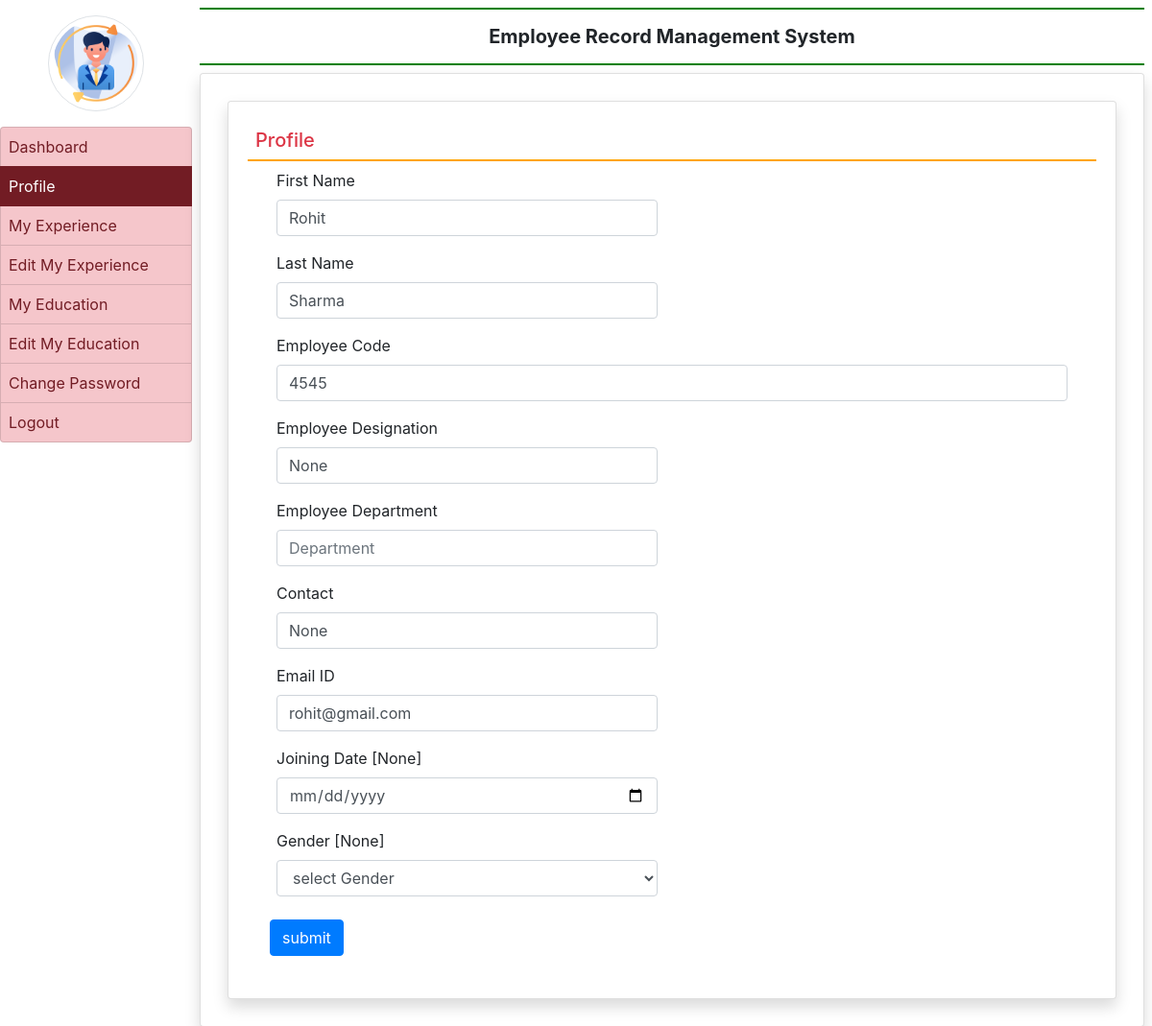
Page /profile/ (signed in) on the committed database.
### employee/models.py (models this page shows, shortened)
class EmployeeDetail(models.Model):
    user = models.ForeignKey(User,on_delete=models.CASCADE)
    empcode = models.CharField(max_length=50)
    empdept = models.CharField(max_length=50, null=True)
    designation = models.CharField(max_length=50,null=True)
    contact = models.CharField(max_length=15, null=True)
    gender = models.CharField(max_length=50,null=True)
    joiningdate = models.DateField(null=True)

### employee/views.py (the view, shortened to what this page needs)
# urls.py: path('profile/', profile ,name='profile'),
def profile(request):
    if not request.user.is_authenticated:
        return redirect('emp_login')
    error = " "
    user = request.user
    employee = EmployeeDetail.objects.get(user=user)
    return render(request, 'profile.html', locals())

### employee/templates/profile.html (shortened to what this page needs)
{% extends "emp_base.html" %} {% block main %}
<div class="card shadow m-2">
  <div class="card-body">
    <h5 class="p-2 text-danger" style="border-bottom: 2px solid orange">
      Profile
    </h5>
    <div class="container-fluid">
      <form method="post">
        <div class="col-sm-6">
          <div class="form-group">
            <label>First Name</label>
            <input
              type="text"
              name="firstname"
              class="form-control"
              placeholder="Enter First Name"
              pattern="[A-Za-z]+"
              value="{{employee.user.first_name}}"
            />
          </div>
        </div>
        <div class="col-sm-6">
          <div class="form-group">
            <label>Last Name</label>
            <input
              type="text"
              name="lastname"
              class="form-control"
              placeholder="Enter Last Name"
              pattern="[A-Za-z]+"
              value="{{employee.user.last_name}}"
            />
          </div>
        </div>
        <div class="col-sm-12">
          <div class="form-group">
            <label>Employee Code</label>
            <input
              type="text"
              name="empcode"
              class="form-control"
              placeholder="Enter Code"
              pattern="[0-9]+"
              value="{{employee.empcode}}"
            />
          </div>
        </div>
        <div class="col-sm-6">
          <div class="form-group">
            <label>Employee Designation</label>
            <input
              type="text"
              name="designation"
              class="form-control"
              placeholder="Designation"
              value="{{employee.designation}}"
            />
          </div>
        </div>
        <div class="col-sm-6">
          <div class="form-group">
            <label>Employee Department</label>
            <input
              type="text"
              name="department"
              class="form-control"
              placeholder="Department"
              value="{{employee.dept}}"
            />
          </div>
        </div>
        <div class="col-sm-6">
          <div class="form-group">
            <label>Contact</label>
            <input
              type="text"
              name="contact"
              class="form-control"
              placeholder="Contact number"
              value="{{employee.contact}}"
            />
          </div>
        </div>
        <div class="col-sm-6">
          <div class="form-group">
            <label>Email ID</label>
            <input
              type="email"
              name="email"
              class="form-control"
              placeholder="email"
              value="{{employee.user.username}}"
            />
          </div>
        </div>
        <div class="col-sm-6">
          <div class="form-group">
            <label>Joining Date [{{employee.joiningdate}}]</label>
            <input
              type="date"
              name="jdate"
              class="form-control"
              placeholder="Joining date"
            />
          </div>
        </div>
        <div class="col-sm-6">
          <div class="form-group">
            <label>Gender [{{employee.gender}}]</label>
            <select name="gender" class="form-control">
              <option value="None">select Gender</option>
            </select>
          </div>
        </div>
        <input type="submit" value="submit" class="m-2 btn btn-primary" />
      </form>
    </div>
  </div>
</div>
 {% endblock %}

### rows in the picture
EmployeeDetail: firstname "Rohit", lastname "Sharma", empcode "4545", designation "None", contact "None", email "rohit@gmail.com", joiningdate "None", gender "None"
